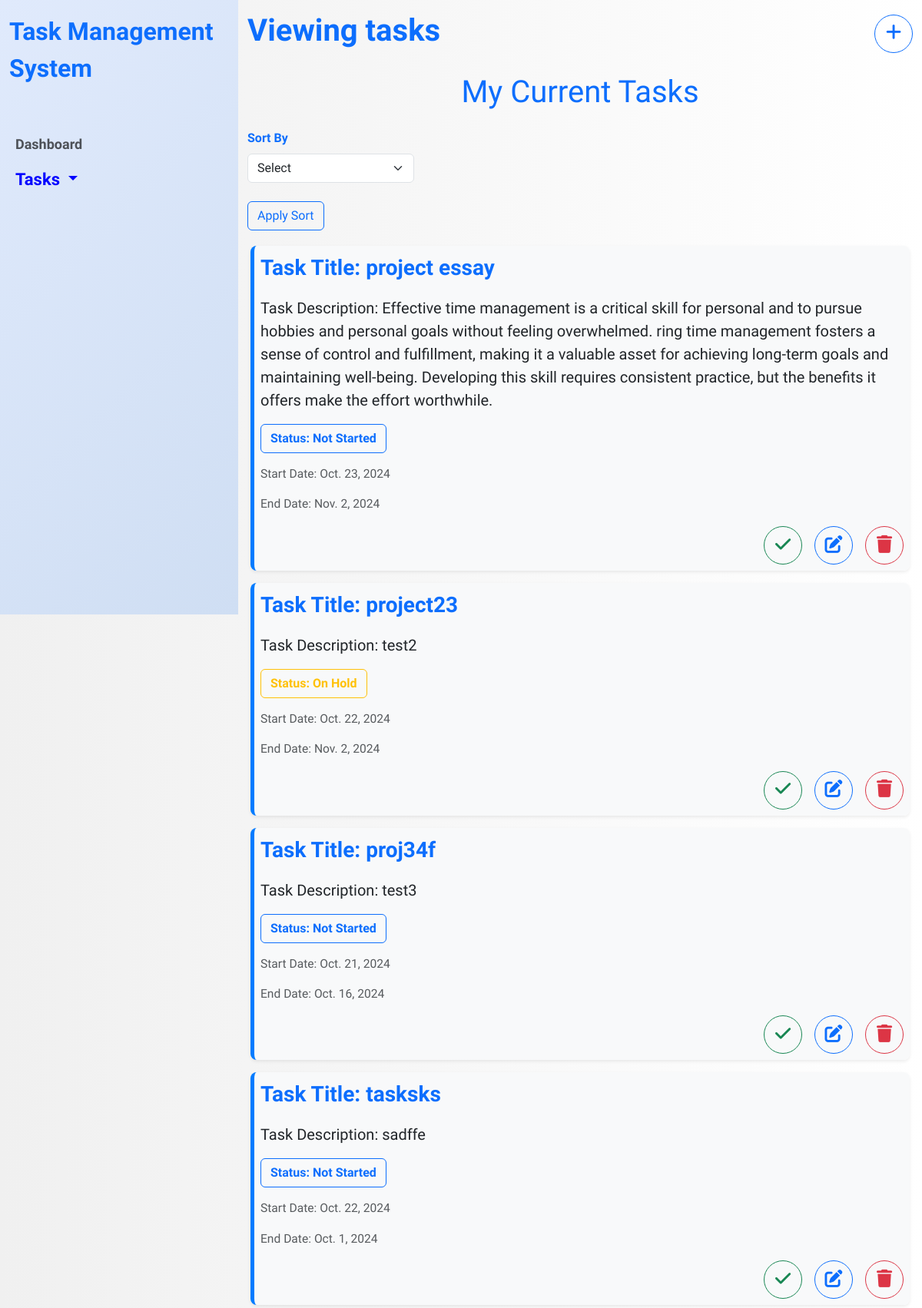
The page /tasks/view (signed in) on the database its author committed.
### task_app/models.py (models this page shows, shortened)
class Create_task(models.Model):
    STATUS_CHOICES = [
        ('Not Started', 'Not Started'),
        ('In Progress', 'In Progress'),
        ('Completed', 'Completed'),
        ('On Hold', 'On Hold'),
    ]
    user=models.ForeignKey(User,on_delete=models.CASCADE,null=True)
    title=models.CharField(max_length=255)
    description=models.TextField()
    status=models.CharField(max_length=50,choices=STATUS_CHOICES,default='Not Started')
    start_date = models.DateField(null=True, blank=True)
    end_date = models.DateField(null=True, blank=True)
    is_completed=models.BooleanField(default=False)
    is_deleted=models.BooleanField(default=False)
    clear_datetime = models.TimeField(auto_now_add=True,null=True)

### task_app/views.py (the view)
# urls.py: path('tasks/view',view,name='view'),
def view(request):
    data=Create_task.objects.filter(is_completed=False,is_deleted=False,user=request.user)
    if request.method == 'POST':
        sort_by=request.POST.get('sort_by')
        if sort_by:
            sort_by = sort_by.strip()
            data=data.order_by(sort_by)
    return render (request,'myhtml/view.html',{'data':data})

### task_app/templates/myhtml/view.html (shortened to what this page needs)
{% extends "base.html" %}
{% load static %}
{% block content %}
<div class="container d-flex align-items-center mt-3">
  <h1>Viewing tasks</h1>
  <div class="ms-auto">
    <a href="{% url 'create' %}"><div class=" btn btn-outline-primary circle" data-bs-toggle="tooltip" data-bs-title="Create new task" data-bs-placement="top"><i class="fa-solid fa-plus"></i> </div></a>
  </div>
  </div>
  <div class="container mt-4">
    <h3 class="text-center display-6 mb-4">My Current Tasks</h3>
    <form method="POST" action="{% url 'view' %}" class="col-md-3">
      <label for="sort" class="form-label text-primary fw-bold">Sort By</label>
      <select class="form-select" name="sort_by" id="sort">
          <option value="" disabled selected>Select</option>
      </select>
      <div>
        <button class="btn btn-outline-primary mt-4" type="submit">
          Apply Sort
        </button>
      </div>
    </form>
    <div class="row justify-content-center gy-3 m-1">
      {% for d in data %}
      <div class="col-12  rounded-3 shadow-sm boxess p-2">
        <p class="fw-bold text-primary fs-3">Task Title: {{d.title}}</p>
        <p class="lead">Task Description: {{d.description}}</p>
        <p class="btn {% if d.status == 'Completed' %}
           btn-outline-success
        {% elif d.status == 'On Hold' %}
           btn-outline-warning
          {% elif d.status == 'In Progress' %}
           btn-outline-info
        {% else %}
          btn-outline-primary
        {% endif %} fw-bolder">Status: {{d.status}}</p>
        <p class="text-muted">Start Date: {{d.start_date}}</p>
        <p class="text-muted">End Date: {{d.end_date}}</p>
        <div class="btns d-flex justify-content-end gap-3">
            <button type="button" class="btn btn-outline-success circle" data-bs-toggle="modal" data-bs-target="#modal-{{d.id}}"  data-bs-title="Mark as Complete" data-bs-placement="top">
              <i class="fa-solid fa-check"></i>
            </button>
          <a href="{% url 'edit' d.id %}"><button class="btn btn-outline-primary circle" data-bs-toggle="tooltip" data-bs-title="Edit" data-bs-placement="top"><i class="fa-solid fa-pen-to-square"></i></button></a>
          <button type="button" class="btn btn-outline-danger circle" data-bs-toggle="modal" data-bs-target="#modals-{{d.id}}"  data-bs-title="Mark as Complete" data-bs-placement="top">
            <i class="fa-solid fa-trash"></i>
          </button>
        </div>
      </div>
      {% endfor %}
    </div>
  </div>
{% endblock content %}

### task_app/static/css/style.css (style rules this page uses)
:root { --sidebar-width: 310px; --font-base: "Bai Jamjuree"; }
body { background: linear-gradient(to right, #f0f0f0, #ffffff); font-family: var(--font-base), sans-serif; }
h1, h2, h3, h4, h5, h6 { color: #0d6efd; font-weight: 700; }
a { text-decoration: none; }
.circle { width: 50px; height: 50px; font-size: 23px; border-radius: 50%; }
.boxess { width: 100%; height: fit-content; background: linear-gradient(to right, #f8f9fa 100%, #d0e7ff 0%); border-left: 5px solid #007bff; }
.text-muted { font-size: 0.975rem; color: #adb5bd; }

### rows shown on the page
Create_task: title "project essay", description "Effective time management is a critical skill for personal and to pursue hobbies and personal goals without feeling overwhelmed. ring time management fosters a sense of control and fulfillment, making it a valuable asset for achieving long-term goals and maintaining well-being. Developing this skill requires consistent practice, but the benefits it offers make the effort worthwhile.", status "Not Started", start_date "Oct. 23, 2024", end_date "Nov. 2, 2024"
Create_task: title "project23", description "test2", status "On Hold", start_date "Oct. 22, 2024", end_date "Nov. 2, 2024"
Create_task: title "proj34f", description "test3", status "Not Started", start_date "Oct. 21, 2024", end_date "Oct. 16, 2024"
Create_task: title "tasksks", description "sadffe", status "Not Started", start_date "Oct. 22, 2024", end_date "Oct. 1, 2024"
